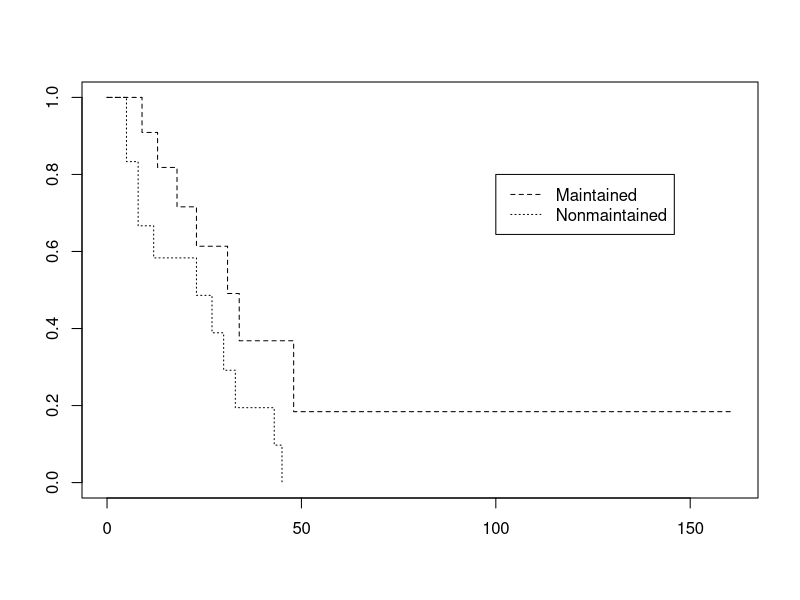
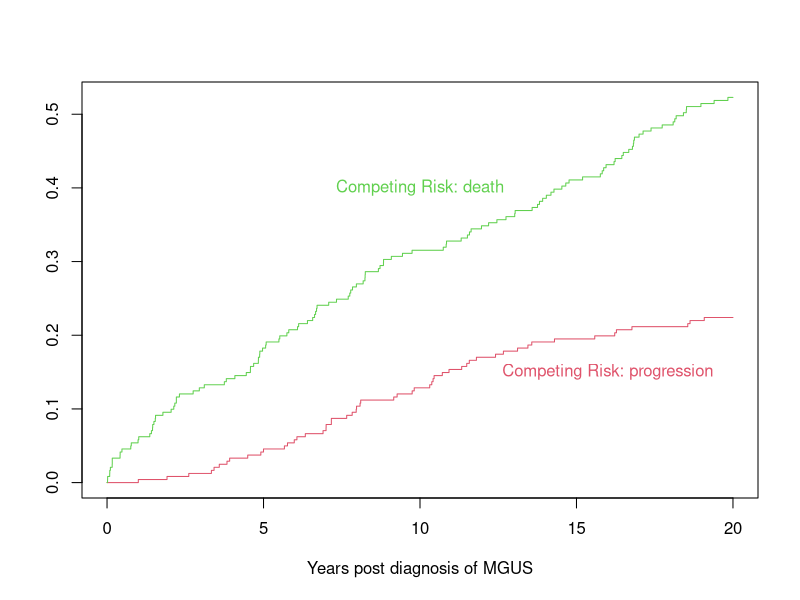
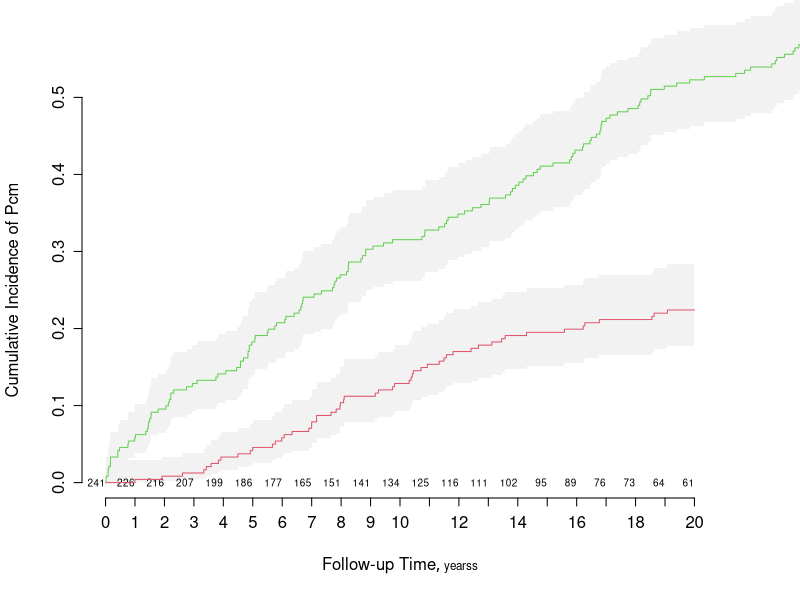
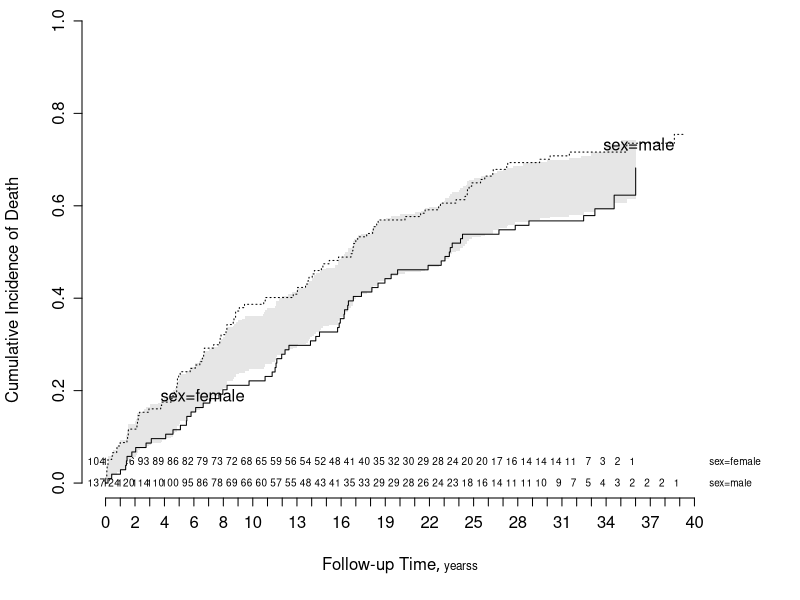

Here is the R script that generated these plots, in order:
library(rms)


### Name: npsurv
### Title: Nonparametric Survival Estimates for Censored Data
### Aliases: npsurv

### ** Examples

require(survival)
# fit a Kaplan-Meier and plot it
fit <- npsurv(Surv(time, status) ~ x, data = aml)
plot(fit, lty = 2:3)
legend(100, .8, c("Maintained", "Nonmaintained"), lty = 2:3)

# Here is the data set from Turnbull
#  There are no interval censored subjects, only left-censored (status=3),
#  right-censored (status 0) and observed events (status 1)
#
#                             Time
#                         1    2   3   4
# Type of observation
#           death        12    6   2   3
#          losses         3    2   0   3
#      late entry         2    4   2   5
#
tdata <- data.frame(time   = c(1,1,1,2,2,2,3,3,3,4,4,4),
                    status = rep(c(1,0,2),4),
                    n      = c(12,3,2,6,2,4,2,0,2,3,3,5))
fit  <- npsurv(Surv(time, time, status, type='interval') ~ 1,
               data=tdata, weights=n)

#
# Time to progression/death for patients with monoclonal gammopathy
# Competing risk curves (cumulative incidence)
# status variable must be a factor with first level denoting right censoring
m <- upData(mgus1, stop = stop / 365.25, units=c(stop='years'),
            labels=c(stop='Follow-up Time'), subset=start == 0)
f <- npsurv(Surv(stop, event) ~ 1, data=m)

# CI curves are always plotted from 0 upwards, rather than 1 down
plot(f, fun='event', xmax=20, mark.time=FALSE,
     col=2:3, xlab="Years post diagnosis of MGUS")
text(10, .4, "Competing Risk: death", col=3)
text(16, .15,"Competing Risk: progression", col=2)

# Use survplot for enhanced displays of cumulative incidence curves for
# competing risks

survplot(f, state='pcm', n.risk=TRUE, xlim=c(0, 20), ylim=c(0, .5), col=2)
survplot(f, state='death', add=TRUE, col=3)

f <- npsurv(Surv(stop, event) ~ sex, data=m)
survplot(f, state='death', n.risk=TRUE, conf='diffbands')
